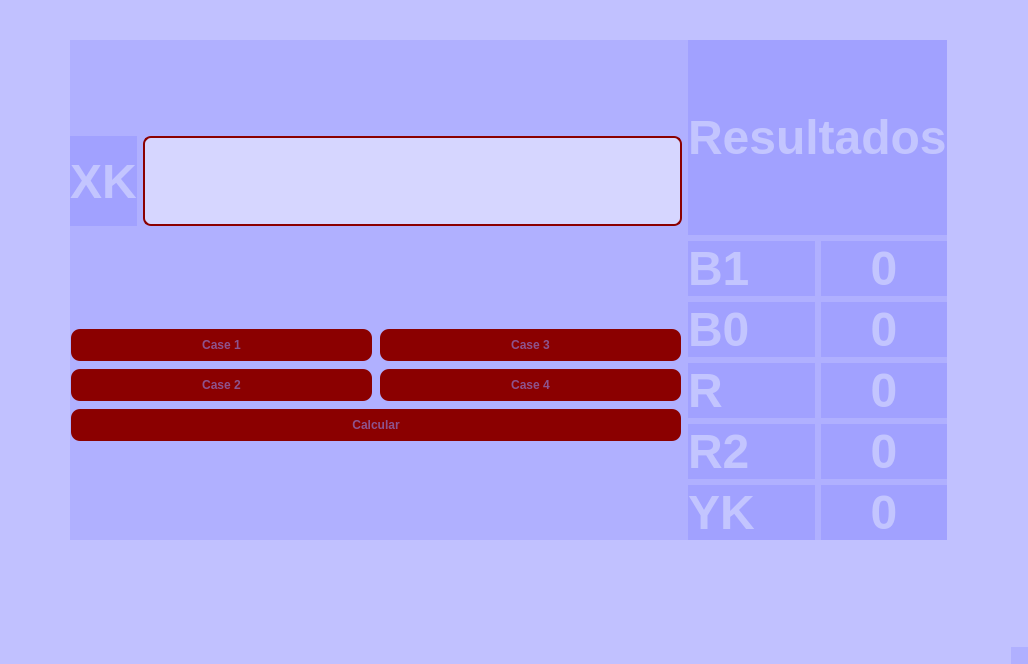
<?xml version="1.0" encoding="UTF-8"?>
<ui version="4.0">
 <class>MainWindow</class>
 <widget class="QMainWindow" name="MainWindow">
  <property name="geometry">
   <rect>
    <x>0</x>
    <y>0</y>
    <width>1028</width>
    <height>664</height>
   </rect>
  </property>
  <property name="windowTitle">
   <string>MainWindow</string>
  </property>
  <property name="styleSheet">
   <string notr="true">QDialog, QWidget {
    background-color: #1a1919ff; /* negro */
}


/* QLabel */
QLabel {
    color: #c8cccfff;
    font-weight: bold;
    font-size: 36pt;
}


/* Botones gaming */
QPushButton {
    background-color: #8B0000;
    color: #8d8f96ff;
    border: 2px solid #001affff;
    border-radius: 10px;
    padding: 8px 16px;
    font-weight: bold;
}
/* QLineEdit estilo gaming */
QLineEdit {
    background-color: #e0dcdcff; /* negro con tono rojizo */
    color: #f2f2f3ff; /* texto dorado */
    border: 2px solid #8B0000; /* rojo oscuro */
    border-radius: 8px;
    padding: 6px;
    selection-background-color: #c28181ff; /* cuando seleccionas texto */
    selection-color: #0a0a0aff;
}


/* Cuando el usuario hace clic */
QLineEdit:focus {
    border: 2px solid #0d435cff; /* borde dorado brillante */
    background-color: #1d1a1aff;
}


/* Hover */
QLineEdit:hover {
    border: 2px solid #B22222;
}


/* Placeholder (texto guía) */
QLineEdit::placeholder {
    color: #aa6666; /* rojizo tenue */
}
QPushButton:hover {
    background-color: #cfcacaff;
}


QPushButton:pressed {
    background-color: #550000;
}</string>
  </property>
  <widget class="QWidget" name="centralwidget">
   <widget class="QWidget" name="layoutWidget">
    <property name="geometry">
     <rect>
      <x>70</x>
      <y>40</y>
      <width>877</width>
      <height>500</height>
     </rect>
    </property>
    <property name="font">
     <font>
      <pointsize>48</pointsize>
     </font>
    </property>
    <layout class="QHBoxLayout" name="horizontalLayout_4">
     <item>
      <layout class="QVBoxLayout" name="verticalLayout_6">
       <item>
        <layout class="QHBoxLayout" name="horizontalLayout_2">
         <item>
          <widget class="QLabel" name="label">
           <property name="font">
            <font>
             <pointsize>36</pointsize>
             <weight>75</weight>
             <bold>true</bold>
            </font>
           </property>
           <property name="text">
            <string>XK</string>
           </property>
          </widget>
         </item>
         <item>
          <widget class="QLineEdit" name="lineEdit">
           <property name="font">
            <font>
             <pointsize>48</pointsize>
            </font>
           </property>
          </widget>
         </item>
        </layout>
       </item>
       <item>
        <layout class="QVBoxLayout" name="verticalLayout_5">
         <item>
          <layout class="QHBoxLayout" name="horizontalLayout_3">
           <item>
            <layout class="QVBoxLayout" name="verticalLayout_3">
             <item>
              <widget class="QPushButton" name="pushButton">
               <property name="font">
                <font>
                 <weight>75</weight>
                 <bold>true</bold>
                </font>
               </property>
               <property name="text">
                <string>Case 1</string>
               </property>
              </widget>
             </item>
             <item>
              <widget class="QPushButton" name="pushButton_3">
               <property name="font">
                <font>
                 <weight>75</weight>
                 <bold>true</bold>
                </font>
               </property>
               <property name="text">
                <string>Case 2</string>
               </property>
              </widget>
             </item>
            </layout>
           </item>
           <item>
            <layout class="QVBoxLayout" name="verticalLayout_4">
             <item>
              <widget class="QPushButton" name="pushButton_2">
               <property name="font">
                <font>
                 <weight>75</weight>
                 <bold>true</bold>
                </font>
               </property>
               <property name="text">
                <string>Case 3</string>
               </property>
              </widget>
             </item>
             <item>
              <widget class="QPushButton" name="pushButton_4">
               <property name="font">
                <font>
                 <weight>75</weight>
                 <bold>true</bold>
                </font>
               </property>
               <property name="text">
                <string>Case 4</string>
               </property>
              </widget>
             </item>
            </layout>
           </item>
          </layout>
         </item>
         <item>
          <widget class="QPushButton" name="pushButton_5">
           <property name="font">
            <font>
             <weight>75</weight>
             <bold>true</bold>
            </font>
           </property>
           <property name="text">
            <string>Calcular</string>
           </property>
          </widget>
         </item>
        </layout>
       </item>
      </layout>
     </item>
     <item>
      <layout class="QVBoxLayout" name="verticalLayout_7">
       <item>
        <widget class="QLabel" name="label_2">
         <property name="font">
          <font>
           <pointsize>36</pointsize>
           <weight>75</weight>
           <bold>true</bold>
          </font>
         </property>
         <property name="text">
          <string>Resultados</string>
         </property>
        </widget>
       </item>
       <item>
        <layout class="QHBoxLayout" name="horizontalLayout">
         <item>
          <layout class="QVBoxLayout" name="verticalLayout">
           <item>
            <widget class="QLabel" name="label_7">
             <property name="font">
              <font>
               <pointsize>36</pointsize>
               <weight>75</weight>
               <bold>true</bold>
              </font>
             </property>
             <property name="text">
              <string>B1</string>
             </property>
             <property name="alignment">
              <set>Qt::AlignLeading|Qt::AlignLeft|Qt::AlignVCenter</set>
             </property>
            </widget>
           </item>
           <item>
            <widget class="QLabel" name="label_6">
             <property name="font">
              <font>
               <pointsize>36</pointsize>
               <weight>75</weight>
               <bold>true</bold>
              </font>
             </property>
             <property name="text">
              <string>B0</string>
             </property>
            </widget>
           </item>
           <item>
            <widget class="QLabel" name="label_3">
             <property name="font">
              <font>
               <pointsize>36</pointsize>
               <weight>75</weight>
               <bold>true</bold>
              </font>
             </property>
             <property name="text">
              <string>R</string>
             </property>
            </widget>
           </item>
           <item>
            <widget class="QLabel" name="label_4">
             <property name="font">
              <font>
               <pointsize>36</pointsize>
               <weight>75</weight>
               <bold>true</bold>
              </font>
             </property>
             <property name="text">
              <string>R2</string>
             </property>
            </widget>
           </item>
           <item>
            <widget class="QLabel" name="label_5">
             <property name="font">
              <font>
               <pointsize>36</pointsize>
               <weight>75</weight>
               <bold>true</bold>
              </font>
             </property>
             <property name="text">
              <string>YK</string>
             </property>
            </widget>
           </item>
          </layout>
         </item>
         <item>
          <layout class="QVBoxLayout" name="verticalLayout_2">
           <item>
            <widget class="QLabel" name="label_8">
             <property name="font">
              <font>
               <pointsize>36</pointsize>
               <weight>75</weight>
               <bold>true</bold>
              </font>
             </property>
             <property name="text">
              <string>0</string>
             </property>
             <property name="alignment">
              <set>Qt::AlignCenter</set>
             </property>
            </widget>
           </item>
           <item>
            <widget class="QLabel" name="label_9">
             <property name="font">
              <font>
               <pointsize>36</pointsize>
               <weight>75</weight>
               <bold>true</bold>
              </font>
             </property>
             <property name="text">
              <string>0</string>
             </property>
             <property name="alignment">
              <set>Qt::AlignCenter</set>
             </property>
            </widget>
           </item>
           <item>
            <widget class="QLabel" name="label_10">
             <property name="font">
              <font>
               <pointsize>36</pointsize>
               <weight>75</weight>
               <bold>true</bold>
              </font>
             </property>
             <property name="text">
              <string>0</string>
             </property>
             <property name="alignment">
              <set>Qt::AlignCenter</set>
             </property>
            </widget>
           </item>
           <item>
            <widget class="QLabel" name="label_11">
             <property name="font">
              <font>
               <pointsize>36</pointsize>
               <weight>75</weight>
               <bold>true</bold>
              </font>
             </property>
             <property name="text">
              <string>0</string>
             </property>
             <property name="alignment">
              <set>Qt::AlignCenter</set>
             </property>
            </widget>
           </item>
           <item>
            <widget class="QLabel" name="label_12">
             <property name="font">
              <font>
               <pointsize>36</pointsize>
               <weight>75</weight>
               <bold>true</bold>
              </font>
             </property>
             <property name="text">
              <string>0</string>
             </property>
             <property name="alignment">
              <set>Qt::AlignCenter</set>
             </property>
            </widget>
           </item>
          </layout>
         </item>
        </layout>
       </item>
      </layout>
     </item>
    </layout>
   </widget>
  </widget>
  <widget class="QMenuBar" name="menubar">
   <property name="geometry">
    <rect>
     <x>0</x>
     <y>0</y>
     <width>1028</width>
     <height>21</height>
    </rect>
   </property>
  </widget>
  <widget class="QStatusBar" name="statusbar"/>
 </widget>
 <resources/>
 <connections/>
</ui>
